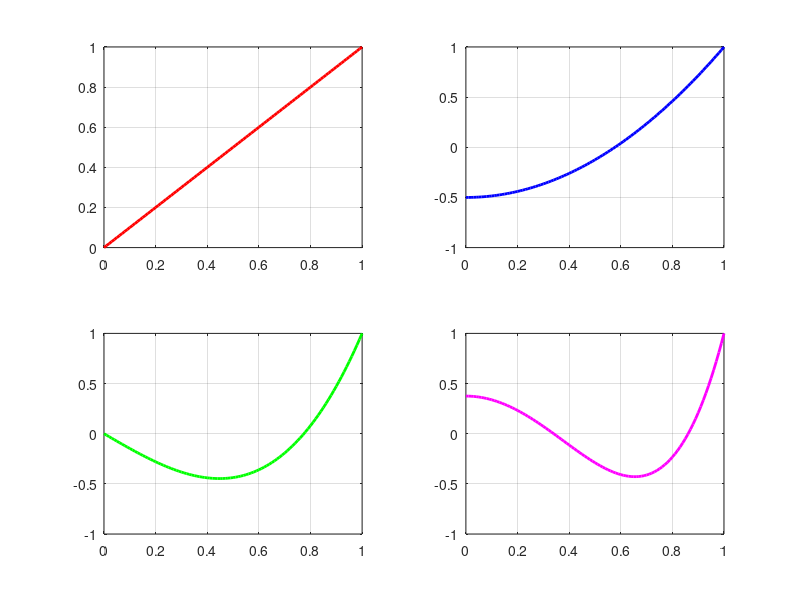

Recreate this plot in MATLAB.
x = 0:0.01:1;

l1 = x;
l2 = (3/2) * x.^2 - 1/2;
l3 = (5/2) * x.^3 - (3/2) * x;
l4 = (35/8) * x.^4 - (15/4) * x.^2 + 3/8;

figure

subplot(2,2,1)
plot(x,l1,'r','LineWidth',2)
grid on

subplot(2,2,2)
plot(x,l2,'b','LineWidth',2)
grid on

subplot(2,2,3)
plot(x,l3,'g','LineWidth',2)
grid on


subplot(2,2,4)
plot(x,l4,'m','LineWidth',2)
grid on


%sau cu un for cu k de la 1 la 4 subplot(2,2,k); plot(x,lk)
